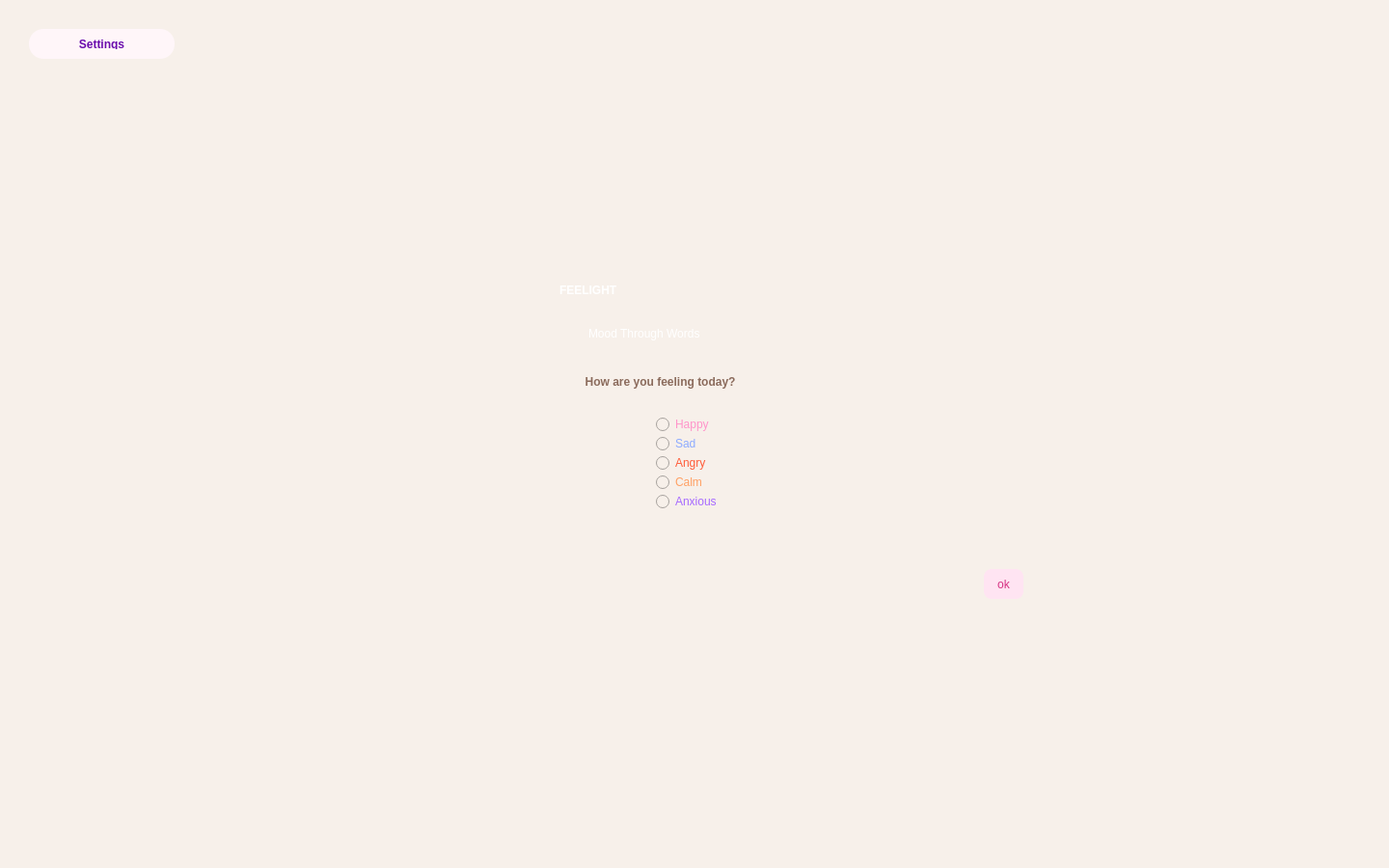
<?xml version="1.0" encoding="UTF-8"?>
<ui version="4.0">
 <class>MainWindow</class>
 <widget class="QMainWindow" name="MainWindow">
  <property name="geometry">
   <rect>
    <x>0</x>
    <y>0</y>
    <width>1440</width>
    <height>900</height>
   </rect>
  </property>
  <property name="windowTitle">
   <string>MainWindow</string>
  </property>
  <property name="styleSheet">
   <string notr="true">QWidget {
    background-color: #f7f0ea;
}</string>
  </property>
  <widget class="QWidget" name="centralwidget">
   <widget class="QLabel" name="labelFeelight">
    <property name="geometry">
     <rect>
      <x>580</x>
      <y>260</y>
      <width>321</width>
      <height>81</height>
     </rect>
    </property>
    <property name="styleSheet">
     <string notr="true">QLabel {
	font: 75 62pt &quot;Helvetica&quot;;
    color: #ffffff;
    font-weight: bold;
}</string>
    </property>
    <property name="text">
     <string>FEELIGHT</string>
    </property>
   </widget>
   <widget class="QLabel" name="labelMood">
    <property name="geometry">
     <rect>
      <x>610</x>
      <y>330</y>
      <width>261</width>
      <height>31</height>
     </rect>
    </property>
    <property name="styleSheet">
     <string notr="true">QLabel {
	font: 75 24pt &quot;Helvetica&quot;;
    color: #ffffff;
    
}</string>
    </property>
    <property name="text">
     <string>Mood Through Words</string>
    </property>
   </widget>
   <widget class="QLabel" name="labelSoru">
    <property name="geometry">
     <rect>
      <x>600</x>
      <y>380</y>
      <width>251</width>
      <height>31</height>
     </rect>
    </property>
    <property name="styleSheet">
     <string notr="true">QLabel {
	font: 75 18pt &quot;Helvetica&quot;;
    color: #8b6b5c;
    font-weight: bold;
}</string>
    </property>
    <property name="text">
     <string>  How are you feeling today?</string>
    </property>
   </widget>
   <widget class="QRadioButton" name="radioHappy">
    <property name="geometry">
     <rect>
      <x>680</x>
      <y>430</y>
      <width>99</width>
      <height>20</height>
     </rect>
    </property>
    <property name="styleSheet">
     <string notr="true">QRadioButton {
    font-size: 16pt &quot;Georgia&quot;;
    color: #ff95ca;
}</string>
    </property>
    <property name="text">
     <string>Happy</string>
    </property>
   </widget>
   <widget class="QRadioButton" name="radioSad">
    <property name="geometry">
     <rect>
      <x>680</x>
      <y>450</y>
      <width>99</width>
      <height>20</height>
     </rect>
    </property>
    <property name="styleSheet">
     <string notr="true">QRadioButton {
    font-size: 16pt &quot;Georgia&quot;;
    color: #8daaff;
}</string>
    </property>
    <property name="text">
     <string>Sad</string>
    </property>
   </widget>
   <widget class="QRadioButton" name="radioAngry">
    <property name="geometry">
     <rect>
      <x>680</x>
      <y>470</y>
      <width>99</width>
      <height>20</height>
     </rect>
    </property>
    <property name="styleSheet">
     <string notr="true">QRadioButton {
    font-size: 16pt &quot;Georgia&quot;;
    color: #ff5c39;
}</string>
    </property>
    <property name="text">
     <string>Angry</string>
    </property>
   </widget>
   <widget class="QRadioButton" name="radioCalm">
    <property name="geometry">
     <rect>
      <x>680</x>
      <y>490</y>
      <width>99</width>
      <height>20</height>
     </rect>
    </property>
    <property name="styleSheet">
     <string notr="true">QRadioButton {
    font-size: 16pt &quot;Georgia&quot;;
    color: #ffa064;
}</string>
    </property>
    <property name="text">
     <string>Calm</string>
    </property>
   </widget>
   <widget class="QRadioButton" name="radioAnxious">
    <property name="geometry">
     <rect>
      <x>680</x>
      <y>510</y>
      <width>99</width>
      <height>20</height>
     </rect>
    </property>
    <property name="styleSheet">
     <string notr="true">QRadioButton {
    font-size: 16pt &quot;Georgia&quot;;
    color: #a66aff;
}</string>
    </property>
    <property name="text">
     <string>Anxious</string>
    </property>
   </widget>
   <widget class="QPushButton" name="okButton">
    <property name="geometry">
     <rect>
      <x>1020</x>
      <y>590</y>
      <width>41</width>
      <height>31</height>
     </rect>
    </property>
    <property name="styleSheet">
     <string notr="true">QPushButton {
    background-color: #ffe4f2;
    color: #d63384;
    border-radius: 8px;
    padding: 6px;
}

QPushButton:hover {
    background-color: #ffd1ea;
}</string>
    </property>
    <property name="text">
     <string>ok</string>
    </property>
   </widget>
   <widget class="QToolButton" name="settingsButton">
    <property name="geometry">
     <rect>
      <x>30</x>
      <y>30</y>
      <width>151</width>
      <height>31</height>
     </rect>
    </property>
    <property name="styleSheet">
     <string notr="true">QToolButton {
    background-color: #f8e8ff;
    color: #6a0dad;
    border-radius: 10px;
    padding: 6px;
    font-weight: bold;
}

QToolButton:hover {
    background-color: #eed6ff;
}

QWidget {
    background-color: #fff6f9;
    border-radius: 15px;
    padding: 10px;
}</string>
    </property>
    <property name="text">
     <string>Settings</string>
    </property>
   </widget>
  </widget>
  <widget class="QMenuBar" name="menubar">
   <property name="geometry">
    <rect>
     <x>0</x>
     <y>0</y>
     <width>1440</width>
     <height>24</height>
    </rect>
   </property>
  </widget>
  <widget class="QStatusBar" name="statusbar"/>
 </widget>
 <resources/>
 <connections/>
</ui>
